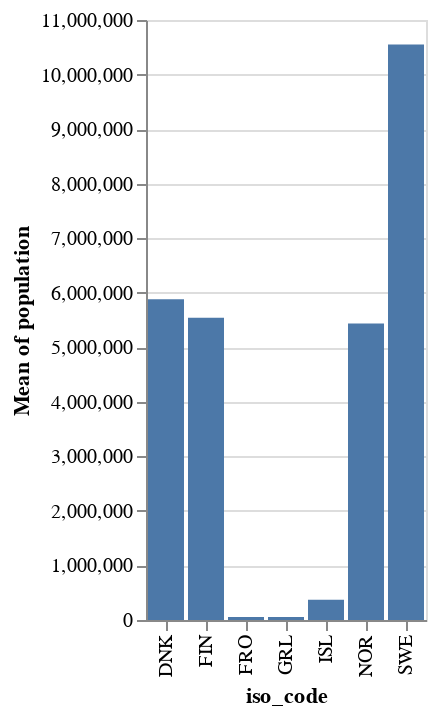

The cell this chart's notebook holds for it:
### Code cell
alt.Chart(descriptive_stat).mark_bar().encode(
    x='iso_code',
    y='mean(population)'
)

### Figure 1 — Vega-Lite specification as saved in the notebook (floating-point values rounded to 4 significant figures; data arrays with more than 128 entries replaced by an {"elided": "..."} marker saying what was removed)
{"config": {"view": {"continuousWidth": 400, "continuousHeight": 300}}, "data": {"name": "data-a8e8604c19926d5c6d8d4030bdcc0af9"}, "mark": "bar", "encoding": {"x": {"field": "iso_code", "type": "nominal"}, "y": {"aggregate": "mean", "field": "population", "type": "quantitative"}}, "$schema": "https://vega.github.io/schema/vega-lite/v4.17.0.json", "datasets": {"data-a8e8604c19926d5c6d8d4030bdcc0af9": {"elided": "2555 records"}}}
